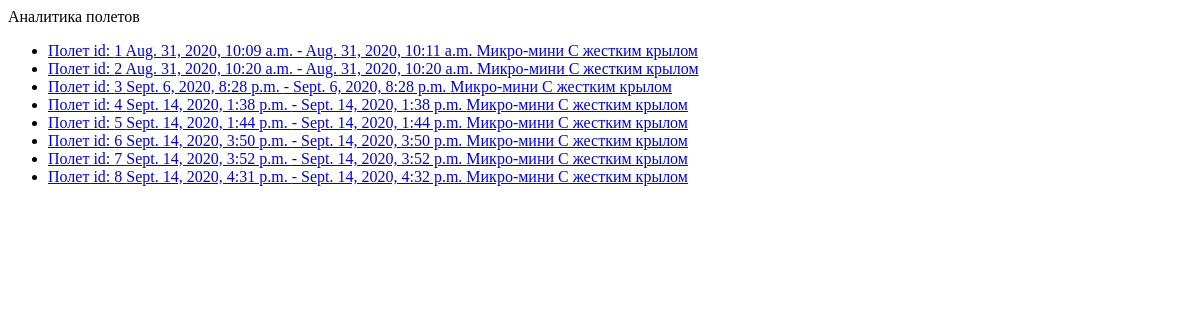
Page /flightAnalytics/ (signed in) on the earlier database version.
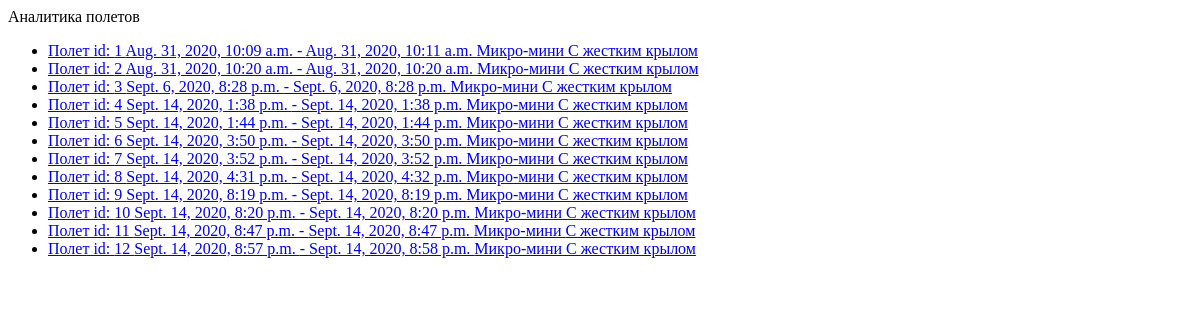
Same page on the later database version.
### flightBAS/models.py (models this page shows, shortened)
class Flight(models.Model):
    owner               = models.ForeignKey(User, on_delete = models.CASCADE)
    dron                = models.ForeignKey(Bas, on_delete = models.CASCADE)
    start_flight        = models.DateTimeField(null = True)
    end_flight          = models.DateTimeField(null = True)
    polygon             = jsonfield.JSONField()
    condition_weather   = models.CharField(max_length=64)
    temperature_weather = models.FloatField()
    speed_wind          = models.FloatField()
    gusting             = models.FloatField()
    heading             = models.FloatField()
    visibility          = models.FloatField()
    dew_point           = models.FloatField()
    class Meta:
        verbose_name = 'Полет'
        verbose_name_plural = 'Полеты'

### regBAS/models.py (models this page shows, shortened)
class Bas(models.Model):
    types = (
        ("С жестким крылом", "С жестким крылом"),
        ("С гибким крылом", "С гибким крылом"),
        ("С вращающимся крылом", "С вращающимся крылом"),
        ("С машущим крылом", "С машущим крылом"),
        ("Аэростатические", "Аэростатические")
    )
    classifications = (
        ("Микро-мини", "Микро-мини"),
        ("Лёгкий малого радиуса", "Лёгкий малого радиуса"),
        ("Лёгкий среднего радиуса", "Лёгкий среднего радиуса"),
        ("Средний", "Средний"),
        ("Средне-тяжелый", "Средне-тяжелый"),
        ("Тяжелый среднего радиуса", "Тяжелый среднего радиуса"),
        ("Тяжелый с продолжительным полетом", "Тяжелый с продолжительным полетом"),
        ("Боевой", "Боевой")
    )
    verify = (
        ("На проверке", "На проверке"),
        ("Верифирован", "Верифирован"),
        ("Отказ", "Отказ")
    )
    owner = models.ForeignKey(User, on_delete = models.CASCADE)
    type = models.CharField("Тип БПЛА", choices = types, max_length = 64)
    classification = models.CharField("Класс БПЛА", choices = classifications, max_length = 64)
    weight = models.FloatField("Вес БПЛА")
    photo = models.ImageField(upload_to='BPLA_images')
    verification = models.CharField("Статус верификации", choices = verify, max_length = 64)
    class Meta:
        verbose_name = 'БПЛА'
        verbose_name_plural = 'БПЛА'

### analytics/views.py (the view)
# urls.py: path('flightAnalytics/', analytics.views.general_analytics, name='general_analytics'),
def general_analytics(request):
	flights = fb.Flight.objects.filter(owner=request.user)
	context = {"flights": flights}
	return render(request, "analytics/FlightAnalitics.html", context)

### analytics/templates/analytics/FlightAnalitics.html (shortened to what this page needs)
<!DOCTYPE html>
<html lang="en">
<head>
</head>
<body>
    Аналитика полетов
    <ul>
        {% for flight in flights %}
            <li><a class="flight" href="{% url 'flight_analytics' flight.id %}">Полет id: {{ flight.id }}  {{ flight.start_flight }} - {{ flight.end_flight}}  {{ flight.dron.classification }} {{ flight.dron.type }}</a></li>
        {% endfor %}
    </ul>
</body>
</html>

Differences in the rows shown:
added Flight: id "9", start_flight "Sept. 14, 2020, 8:19 p.m.", end_flight "Sept. 14, 2020, 8:19 p.m.", dron.classification "Микро-мини", dron.type "С жестким крылом"
added Flight: id "10", start_flight "Sept. 14, 2020, 8:20 p.m.", end_flight "Sept. 14, 2020, 8:20 p.m.", dron.classification "Микро-мини", dron.type "С жестким крылом"
added Flight: id "11", start_flight "Sept. 14, 2020, 8:47 p.m.", end_flight "Sept. 14, 2020, 8:47 p.m.", dron.classification "Микро-мини", dron.type "С жестким крылом"
added Flight: id "12", start_flight "Sept. 14, 2020, 8:57 p.m.", end_flight "Sept. 14, 2020, 8:58 p.m.", dron.classification "Микро-мини", dron.type "С жестким крылом"
